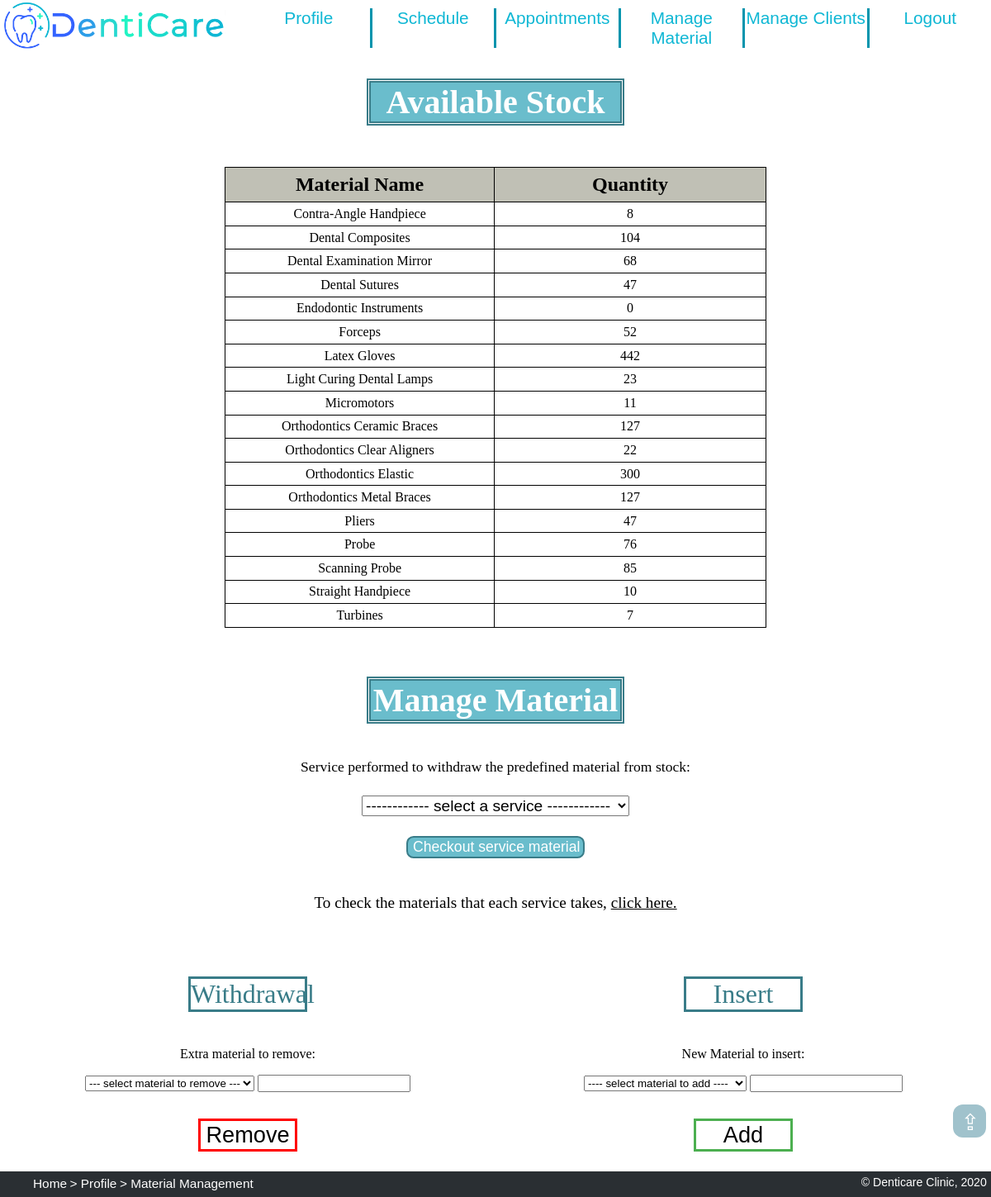
Page /manage_material.php on the committed database.
### tables this page shows
CREATE TABLE material (
    name text PRIMARY KEY,
    quantity_in_stock integer NOT NULL CHECK(quantity_in_stock >= 0)
);

### manage_material.php (called while the page is built, shortened)
<?php
    require_once('database/init_db.php');
    require_once('database/material_db.php');
    include('templates/profile_header_tpl.php');
    include('templates/manage_material_tpl.php');
    include('templates/footer_tpl.php');
?>

### database/material_db.php (called while the page is built, shortened)
<?php
    function getAllMaterial() {
        global $dbh;
        $stmt = $dbh->prepare('SELECT * FROM material ORDER BY name');
        $stmt->execute();
        return $stmt->fetchAll();
    }
?>

### templates/manage_material_tpl.php (the view, shortened to what this page needs)
<?php
    $material = getAllMaterial();
?>
<h1 id="stock"> Available Stock </h1>
<table id="table">
    <tr>
        <th scope="col"> Material Name </th>
        <th scope="col"> Quantity </th>
    </tr>
    <?php
        foreach ($material as $row) { ?>
            <tr>
                <td> <?php echo $row['name'] ?></td>
                <td> <?php echo $row['quantity_in_stock'] ?> </td>
            </tr>
        <?php } ?>
</table>
<h1 id="manage_title"> Manage Material </h1>
<form action="/action_manage_material.php" id="service_applied" method="post">
    <label> Service performed to withdraw the predefined material from stock: </label><br>
    <select name="service" id="service_mat" value="Services">
        <option hidden disabled selected value>------------ select a service ------------ </option>
    </select>
    <input type="submit" value="Checkout service material" id="checkout">
</form>
<p id='mat_per_serv'>To check the materials that each service takes, <a href="material_per_service.php"> click here.</a> </p>
<?php if (isset($_SESSION['mat_error'])) ?> <p id="err"> <?php { echo $_SESSION['mat_error']; UNSET($_SESSION['mat_error']); } ?>
<div id="management">
    <h2>Withdrawal</h2>
    <h2>Insert</h2>
    <form action="/action_manage_material.php" id="remove_from_stock" method="post">
        <p>Extra material to remove:</p>
        <select name="material_rem" id="xtra_mat">
            <option hidden disabled selected value> --- select material to remove --- </option>
        </select>
        <input type="number" name="qtty_rem" id="qty_remove" min="0">
    </form>
    <button type="submit" value="Remove" id="remove_mat" form="remove_from_stock">Remove</button>
    <form action="/action_manage_material.php" id="add_to_stock" method="post">
        <p>New Material to insert:</p>
        <select name="add_material" id="add_material">
            <option hidden disabled selected value> ---- select material to add ---- </option>
        </select>
        <input type="number" name="qtty_add" id="qty_add" min="0">
    </form>
    <button type="submit" value="Add" id="add_mat" form="add_to_stock">Add</button>
</div>

### css/style.css (style rules this page uses)
html { background: url(https://media.istockphoto.com/vectors/abstract-white-gray-background-with-clean-smooth-soft-wave-vector-vector-id915242162?k=6&m=915242162&s=170667a&w=0&h=4WM4DJV-ZH4vGMzR6MZ9FEHTHWEkW3EGcwXswC1MwlI=) no-repeat center center fixed; -webkit-background-size: cover; -moz-background-size: cover; -o-background-size: cover; background-size: cover; scroll-behavior: smooth; }

### css/layout.css (style rules this page uses)
body { width: 100%; margin: 0; padding: 0; display: grid; grid-template-rows: [start] auto [first] auto [services] 10fr [end]; }

### css/profilePage.css (style rules this page uses)
#err { color:red; }

### css/schedule.css (style rules this page uses)
#scheduleTable th, td { font-size: 1em; border: 1px solid black; padding-top: 1%; padding-bottom: 0.6%; width: 7%; text-align: center; text-transform: capitalize; color: black; text-decoration: none; }

### css/priceTable.css (style rules this page uses)
#table { margin: 2em 17em; border-collapse: collapse; }
#table tr:first-of-type { background-color: #c0c0b5; }
#table th { font-size: 150%; border: 1px solid black; padding: 0.3em 0; }
#table td { text-align: center; border: 1px solid black; padding: 0.3em 0; text-transform: capitalize; background-color: white; }

### css/material.css (style rules this page uses)
#stock, #manage_title { font-size: 250%; margin-left: 37%; margin-right: 37%; margin-bottom: 1.5%; text-align: center; background: rgba(96, 185, 201, 0.932); background-clip: content-box; color: white; border: 5px double rgb(57, 124, 136); }
#service_applied { display:flex; justify-content: center; flex-wrap: wrap; }
#service_applied > label { padding:2% 30%; font-size: 110%; }
#service_applied > select { margin:0 30%; font-size: 120%; }
#service_applied > input { margin:2% 30%; font-size: 110%; }
#mat_per_serv { text-align: center; font-size: 120%; }
#mat_per_serv a { color: black; }
#management { display:grid; grid-template-columns:1fr 1fr; grid-template-rows: 1fr 1fr 1fr; }
#management > h2 { grid-row:1; font-size: 200%; font-weight: normal; padding: 0; margin-left: 38%; margin-right: 38%; text-align: center; background: rgba(255, 255, 255, 0); background-clip: content-box; color: rgb(57, 124, 136); border: 3px solid rgb(57, 124, 136); }
#remove_from_stock, #add_to_stock { place-self: center; grid-row:2; }
#remove_from_stock { grid-column : 1; }
#add_to_stock { grid-column : 2; }
#remove_from_stock>p, #add_to_stock>p { text-align: center; }
#remove_mat, #add_mat { border: none; width: 20%; height:45%; color: black; text-align: center; text-decoration: none; font-size: 170%; place-self: center; cursor: pointer; transition-duration: 0.4s; grid-row:3; }
#add_mat { background-color: white; border: 3px solid #4CAF50; grid-column : 2; }
#remove_mat { background-color: white; border: 3px solid red; grid-column : 1; }
#checkout { color: white; background-color: rgba(96, 185, 201, 0.932); border:2px solid rgb(57, 124, 136); border-radius: 0.5em; width:18%; margin-top: 2%; }

### css/mat_per_service.css (style rules this page uses)
h2, h3 { text-align: center; text-transform: capitalize; }

### css/managePeople.css (style rules this page uses)
h2 { font-size: 200%; font-weight: normal; padding: 0; margin-left: 40%; margin-right: 40%; margin-bottom: 3%; text-align: center; background: rgba(255, 255, 255, 0); background-clip: content-box; color: rgb(57, 124, 136); border: 3px solid rgb(57, 124, 136); }
#err { font-size: 1em; margin-left: 2.2em; color: red; }

### rows in the picture
material: name "Contra-Angle Handpiece", quantity_in_stock "8"
material: name "Dental Composites", quantity_in_stock "104"
material: name "Dental Examination Mirror", quantity_in_stock "68"
material: name "Dental Sutures", quantity_in_stock "47"
material: name "Endodontic Instruments", quantity_in_stock "0"
material: name "Forceps", quantity_in_stock "52"
material: name "Latex Gloves", quantity_in_stock "442"
material: name "Light Curing Dental Lamps", quantity_in_stock "23"
material: name "Micromotors", quantity_in_stock "11"
material: name "Orthodontics Ceramic Braces", quantity_in_stock "127"
material: name "Orthodontics Clear Aligners", quantity_in_stock "22"
material: name "Orthodontics Elastic", quantity_in_stock "300"
material: name "Orthodontics Metal Braces", quantity_in_stock "127"
material: name "Pliers", quantity_in_stock "47"
material: name "Probe", quantity_in_stock "76"
material: name "Scanning Probe", quantity_in_stock "85"
material: name "Straight Handpiece", quantity_in_stock "10"
material: name "Turbines", quantity_in_stock "7"
